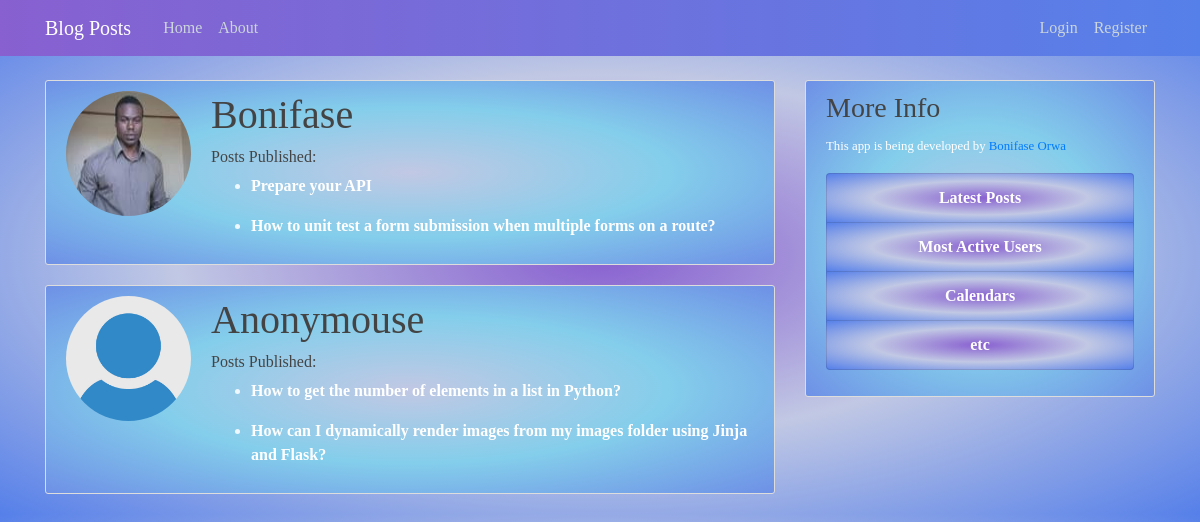
The app's page /active_users with its own data.
### blogpost/models/models.py (models this page shows, shortened)
class User(db.Model, UserMixin):
    id = db.Column(db.Integer, primary_key=True)
    username = db.Column(db.String(20), unique=True, nullable=False)
    email = db.Column(db.String(120), unique=True, nullable=False)
    image_file = db.Column(
        db.String(20), nullable=False, default='default.jpg')
    password = db.Column(db.String(60), nullable=False)
    posts = db.relationship('Post', backref='author', lazy=True)

class Post(db.Model):
    id = db.Column(db.Integer, primary_key=True)
    title = db.Column(db.String(100), nullable=False)
    date_posted = db.Column(
        db.DateTime, nullable=False, default=datetime.utcnow)
    content = db.Column(db.Text, nullable=False)
    user_id = db.Column(db.Integer, db.ForeignKey('user.id'), nullable=False)

### blogpost/routes.py (the view)
@app.route("/active_users", methods=['GET'])
def active_users():
    users = User.query.all()
    users = [user for user in users if len(user.posts) >= 2]
    if users:
        return render_template('active_users.html', users=users)
    else:
        flash(
            f'There are no active users',
            'info')
        return redirect(url_for('home'))

### blogpost/templates/active_users.html
{% extends "layout.html" %}
{% block content %}
    {% for user in users %}
        <article class="media content-section">
            <div class="media">
                <img class="rounded-circle account-img"
                src="static/profile_pics/{{ user.image_file | default('image_file.jpg') }}" alt={{ user.username }}>
                <div class="media-body">
                <h6 class="account-heading">{{ user.username }}</h6>
                <h6>Posts Published:</h6>
                {% for post in user.posts %}
                <ul>
                    <li>
                        <a class="post-link" href="{{ url_for('post', post_id=post.id) }}"> {{ post.title }}</a>
                    </li>
                </ul>
                {% endfor %}
                </div>
        </article>
    {% endfor %}
{% endblock content %}

### blogpost/static/main.css (style rules this page uses)
body { background: radial-gradient(#8860d0, #c1c8e4, #5680e9); color: #333333; margin-top: 5rem; font-family: Monotype Corsiva; }
h1, h2, h3, h4, h5, h6 { color: #444444; }
.content-section { background: radial-gradient(#c1c8e4, #84ceeb, #6e90e6); color: aliceblue; padding: 10px 20px; border: 1px solid #dddddd; border-radius: 3px; margin-bottom: 20px; }
.account-img { height: 125px; width: 125px; margin-right: 20px; margin-bottom: 16px; }
.account-heading { font-size: 2.5rem; }
a.post-link, a.post-link:visited { font-size: 1em; font-weight: bold; text-decoration: none; color: white; }

### records on screen
User: image_file (picture), username "Bonifase"
Post: title "Prepare your API"
Post: title "How to unit test a form submission when multiple forms on a route?"
User: image_file (placeholder picture), username "Anonymouse"
Post: title "How to get the number of elements in a list in Python?"
Post: title "How can I dynamically render images from my images folder using Jinja and Flask?"
